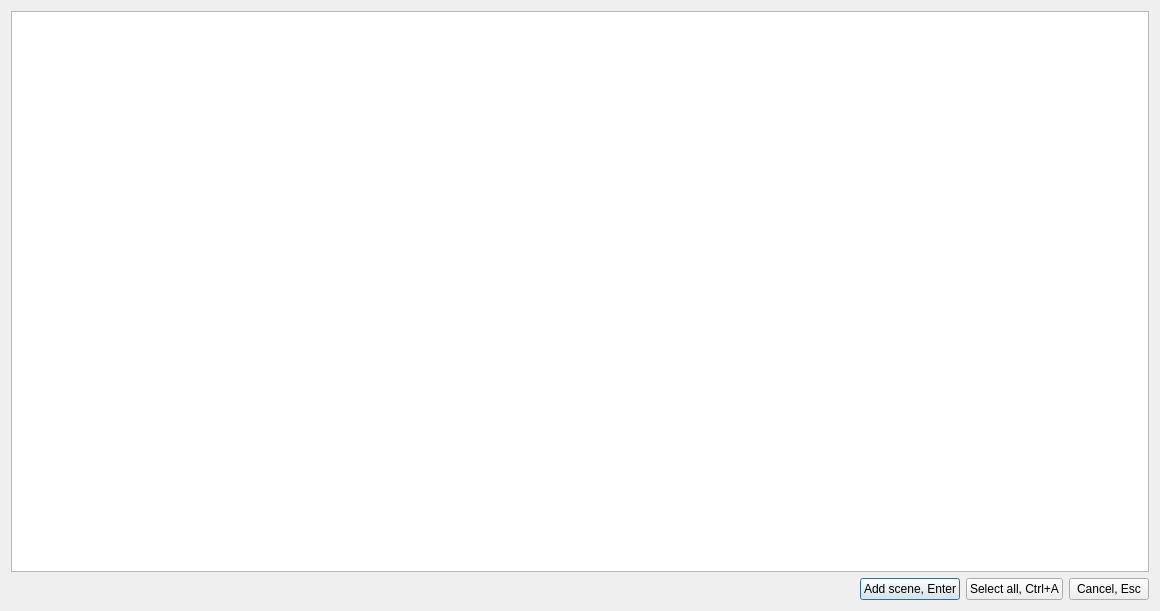
<?xml version="1.0" encoding="UTF-8"?>
<ui version="4.0">
 <class>Dialog</class>
 <widget class="QDialog" name="Dialog">
  <property name="geometry">
   <rect>
    <x>0</x>
    <y>0</y>
    <width>1160</width>
    <height>611</height>
   </rect>
  </property>
  <property name="windowTitle">
   <string>Select items for adding a new scene</string>
  </property>
  <property name="windowIcon">
   <iconset>
    <normaloff>pypordb/8027068_splash.png</normaloff>pypordb/8027068_splash.png</iconset>
  </property>
  <layout class="QVBoxLayout" name="verticalLayout">
   <item>
    <widget class="QGraphicsView" name="graphicsView">
     <property name="whatsThis">
      <string>&lt;html&gt;&lt;head/&gt;&lt;body&gt;&lt;p&gt;For adding a scene mark the scene at the left of this window and the involved actors, then press the &amp;quot;add scene&amp;quot; button.&lt;/p&gt;&lt;/body&gt;&lt;/html&gt;</string>
     </property>
    </widget>
   </item>
   <item>
    <layout class="QHBoxLayout" name="horizontalLayout">
     <item>
      <spacer name="horizontalSpacer">
       <property name="orientation">
        <enum>Qt::Horizontal</enum>
       </property>
       <property name="sizeHint" stdset="0">
        <size>
         <width>40</width>
         <height>20</height>
        </size>
       </property>
      </spacer>
     </item>
     <item>
      <widget class="QPushButton" name="pushButtonOK">
       <property name="text">
        <string>Add scene, Enter</string>
       </property>
       <property name="icon">
        <iconset>
         <normaloff>pypordb/add.svg</normaloff>pypordb/add.svg</iconset>
       </property>
       <property name="default">
        <bool>true</bool>
       </property>
      </widget>
     </item>
     <item>
      <widget class="QPushButton" name="pushButtonSelectAll">
       <property name="text">
        <string>Select all, Ctrl+A</string>
       </property>
       <property name="icon">
        <iconset>
         <normaloff>pypordb/select-all.svg</normaloff>pypordb/select-all.svg</iconset>
       </property>
       <property name="shortcut">
        <string>Ctrl+A</string>
       </property>
      </widget>
     </item>
     <item>
      <widget class="QPushButton" name="pushButtonCancel">
       <property name="text">
        <string>Cancel, Esc</string>
       </property>
       <property name="icon">
        <iconset>
         <normaloff>pypordb/cancel.gif</normaloff>pypordb/cancel.gif</iconset>
       </property>
      </widget>
     </item>
    </layout>
   </item>
  </layout>
 </widget>
 <resources/>
 <connections/>
</ui>
